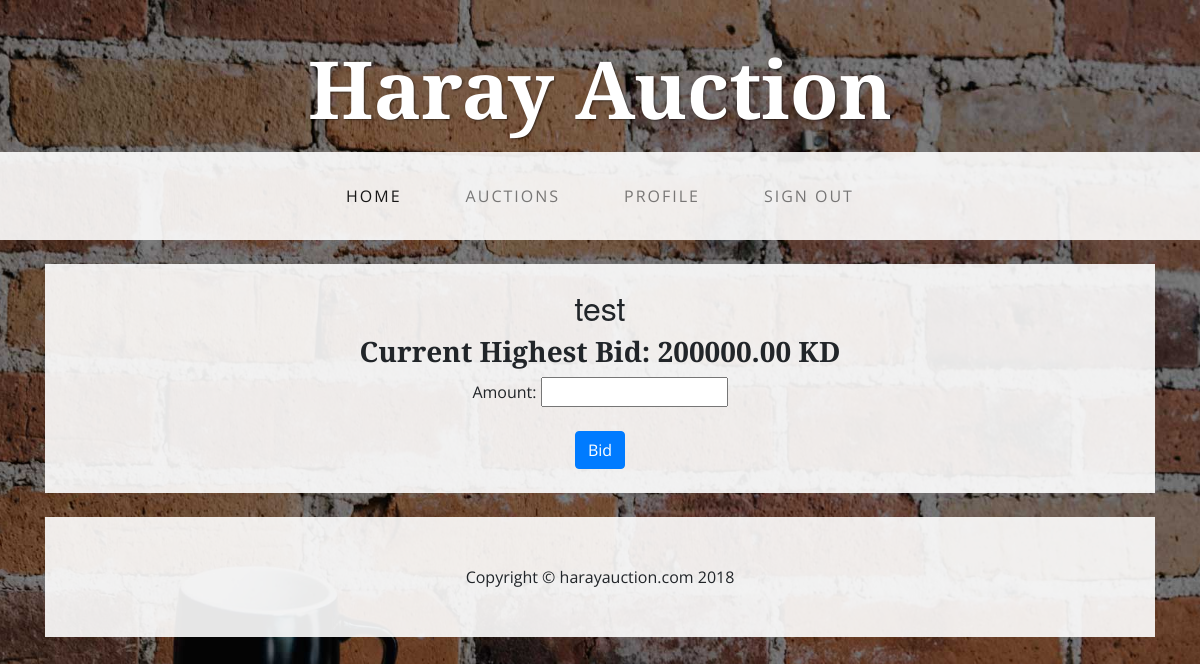
The page /auctions/auction/8/bid (signed in) on the database as committed earlier.
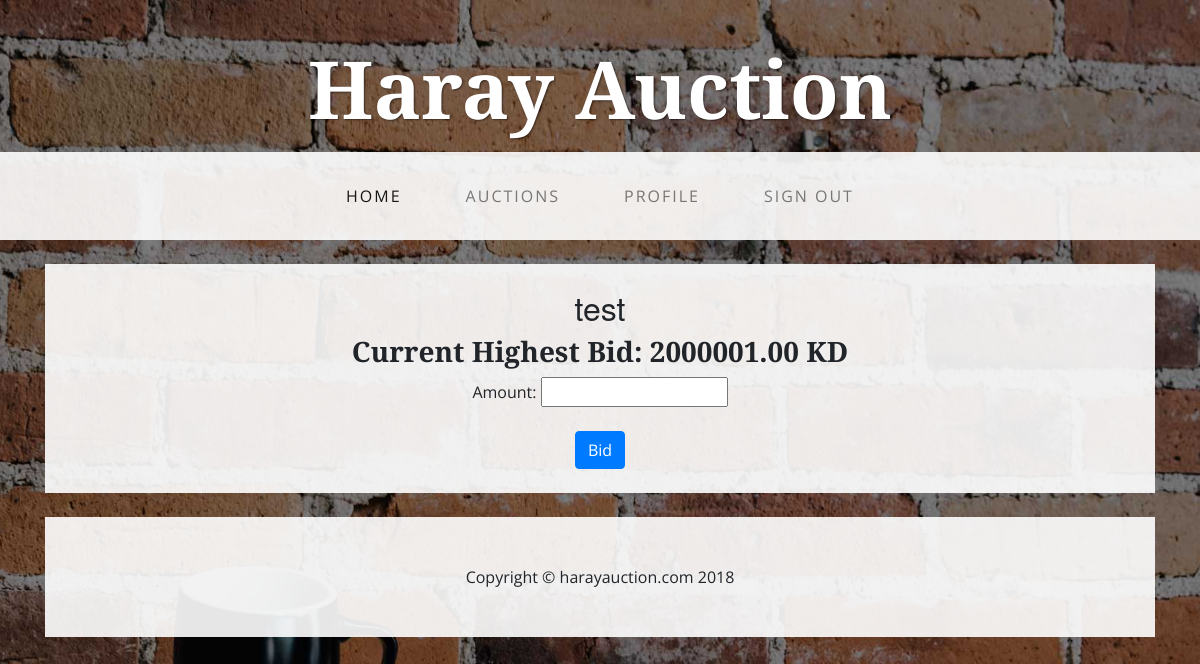
The same page on the database as committed later.
### auctions/models.py (models this page shows, shortened)
class Auction(models.Model):
    title = models.CharField(max_length=240)
    seller = models.ForeignKey(Seller, blank=True,null=True)
    starting_bid = models.DecimalField(max_digits=10, decimal_places=2)
    created_at = models.DateTimeField(auto_now_add=True)
    ending_at = models.DateTimeField()
    description = models.CharField(max_length=1200,null=False,blank=False,default="")
    picture = models.ImageField(null=True,blank=True)
    email_sent = models.BooleanField(default=False)

class Bid(models.Model):
    bidder = models.ForeignKey(User, blank=True)
    amount = models.DecimalField(max_digits=10, decimal_places=2)
    bid_at = models.DateTimeField(auto_now_add=True)
    auction = models.ManyToManyField(Auction)

### auctions/views.py (the view)
# urls.py: url(r'^auction/(?P<pk>\d+)/bid$', views.create_bid, name='create_bid',),
@login_required
def create_bid(request,pk):
    qs = Auction.objects.get(pk=pk)
    bid=Bid.objects.filter(auction=pk).order_by('-amount')
    if bid:
        bid=bid[0]
        min_bid=bid.amount + 1
    else:
        bid=None
        min_bid=qs.starting_bid + 1
    if request.user.user == qs.seller.user:
        messages.error(request, "You can't bid on your own auction")
        return redirect(reverse('auction_view', kwargs={
            'pk': pk,}))
    if request.method == 'POST':
        form = NewBid(request.POST)
        if form.is_valid():
            obj = form.save()
            messages.success(request, 'Your bid has been submitted')
            return redirect(reverse('auction_view', kwargs={
                'pk': pk,}))
    else:
        form = NewBid(initial={'auction':[pk,],'bidder': request.user.user.pk})
    return render(
        request,
        'create_bid.html',
        {
            'min_bid':min_bid,
            'bid':bid,
            'auction':qs,
            'form':form,
            'pk':pk
        })

### auctions/forms.py
class NewBid(forms.ModelForm):
    class Meta:
        model = Bid
        fields='__all__'
        widgets = {
        }

### auctions/templates/create_bid.html (shortened to what this page needs)
{% extends "base.html" %} {% block content %} {% load staticfiles %}
<div class="container">
  <div class='row'>
    <div class="bg-faded p-4 my-4 col-lg-12 text-center">
      <h2> {{auction.title}} </h2>
      <h3>
      <strong>Current Highest Bid: {% if bid %}{{bid.amount}} {% else %} {{auction.starting_bid}} {% endif %} KD</strong>
      </h3>
      <form method="post" action="{% url 'create_bid' pk%}">
        {% csrf_token %} Amount: <input id="id_amount" name="amount" step="0.01" type="number" min = '{{min_bid}}'required />
        <br>
        <br>
        <input class="btn btn-default btn-primary" type="submit" value="Bid">
    </div>
  </div>
</div>
{% endblock %}

### garage_sale/templates/base.html (shortened to what this page needs)
{% load staticfiles %}
<!DOCTYPE html>
<html lang="en">
  <head>
    <link href="{% static 'css/bootstrap.min.css' %}" rel="stylesheet">
    <link href="{% static 'css/business-casual.css' %}" rel=" stylesheet">
  </head>
  <body>
    <div class="tagline-upper text-center text-heading text-shadow text-white mt-5 d-none d-lg-block">Haray Auction</div>
    <br>
    <nav class="navbar navbar-expand-lg navbar-light bg-faded py-lg-4">
      <div class="container">
        <div class="collapse navbar-collapse" id="navbarResponsive">
          <ul class="navbar-nav mx-auto">
            <li class="nav-item active px-lg-4">
              <a class="nav-link text-uppercase text-expanded" href="{% url 'home' %}">Home
              </a>
            </li>
            <li class="nav-item px-lg-4">
              <a class="nav-link text-uppercase text-expanded" href="{% url 'view_auctions_list' %}">Auctions</a>
            </li>
            {% if user.is_authenticated %}
            <li class="nav-item px-lg-4"><a class="nav-link text-uppercase text-expanded" href="#"> Profile </a></li>
            <li class="nav-item px-lg-4">
              <a class="nav-link text-uppercase text-expanded" href="{% url 'account_logout' %}"> Sign Out </a>
            </li>
            {% else %}
            <li class="nav-item px-lg-4"><a  class="nav-link text-uppercase text-expanded" href="{% url 'account_login' %}"> Sign In </a></li>
            <li class="nav-item px-lg-4"><a class="nav-link text-uppercase text-expanded" href="{% url 'account_signup' %}"> SignUp </a></li>
            {% endif %}
          </ul>
        </div>
      </div>
    </nav>
    <div class="container">
  {% block content %} {% endblock %}
    <footer class="bg-faded text-center py-5">
      <div class="container">
        <p class="m-0">Copyright &copy; harayauction.com 2018</p>
      </div>
    </footer>
  </body>
</html>

### garage_sale/assets/css/business-casual.css (style rules this page uses)
body { font-family: "Open Sans", Helvetica, Arial, sans-serif; background: url('../img/bg.jpg') no-repeat center center fixed; -webkit-background-size: cover; -moz-background-size: cover; background-size: cover; -o-background-size: cover; }
h1, h2, h3, h4, h5, h6, .text-heading { font-family: "Josefin Slab", "Helvetica Neue", Helvetica, Arial, sans-serif; }
.tagline-upper { font-size: 5rem; font-weight: 700; line-height: 1; }
.text-expanded { letter-spacing: 2px; }
.text-shadow { text-shadow: 1px 1px 2px rgba(0, 0, 0, 0.5); }
.bg-faded { background-color: rgba(255, 255, 255, 0.9); }

Rows that differ between the two databases and show on the page:
no longer on this page (row unchanged): Bid: amount "200000.00"
added Bid: amount "2000001.00"
